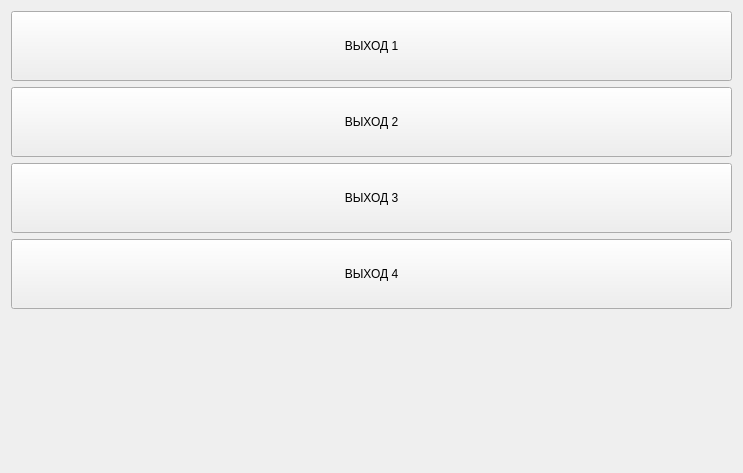
               <widget class="QWidget" name="scrollAreaWidgetDigitalOutputs">
                <property name="geometry">
                 <rect>
                  <x>0</x>
                  <y>0</y>
                  <width>743</width>
                  <height>473</height>
                 </rect>
                </property>
                <layout class="QVBoxLayout" name="verticalLayout_42">
                 <item>
                  <layout class="QVBoxLayout" name="verticalLayoutDigitalOutputs">
                   <item>
                    <widget class="wButtonStyled" name="bDigitOutput_1">
                     <property name="sizePolicy">
                      <sizepolicy hsizetype="Preferred" vsizetype="Preferred">
                       <horstretch>0</horstretch>
                       <verstretch>0</verstretch>
                      </sizepolicy>
                     </property>
                     <property name="minimumSize">
                      <size>
                       <width>0</width>
                       <height>70</height>
                      </size>
                     </property>
                     <property name="text">
                      <string>ВЫХОД 1</string>
                     </property>
                    </widget>
                   </item>
                   <item>
                    <widget class="wButtonStyled" name="bDigitOutput_2">
                     <property name="sizePolicy">
                      <sizepolicy hsizetype="Preferred" vsizetype="Preferred">
                       <horstretch>0</horstretch>
                       <verstretch>0</verstretch>
                      </sizepolicy>
                     </property>
                     <property name="minimumSize">
                      <size>
                       <width>0</width>
                       <height>70</height>
                      </size>
                     </property>
                     <property name="text">
                      <string>ВЫХОД 2</string>
                     </property>
                    </widget>
                   </item>
                   <item>
                    <widget class="wButtonStyled" name="bDigitOutput_4">
                     <property name="sizePolicy">
                      <sizepolicy hsizetype="Preferred" vsizetype="Preferred">
                       <horstretch>0</horstretch>
                       <verstretch>0</verstretch>
                      </sizepolicy>
                     </property>
                     <property name="minimumSize">
                      <size>
                       <width>0</width>
                       <height>70</height>
                      </size>
                     </property>
                     <property name="text">
                      <string>ВЫХОД 3</string>
                     </property>
                    </widget>
                   </item>
                   <item>
                    <widget class="wButtonStyled" name="bDigitOutput_3">
                     <property name="sizePolicy">
                      <sizepolicy hsizetype="Preferred" vsizetype="Preferred">
                       <horstretch>0</horstretch>
                       <verstretch>0</verstretch>
                      </sizepolicy>
                     </property>
                     <property name="minimumSize">
                      <size>
                       <width>0</width>
                       <height>70</height>
                      </size>
                     </property>
                     <property name="text">
                      <string>ВЫХОД 4</string>
                     </property>
                    </widget>
                   </item>
                   <item>
                    <spacer name="verticalSpacer_24">
                     <property name="orientation">
                      <enum>Qt::Vertical</enum>
                     </property>
                     <property name="sizeHint" stdset="0">
                      <size>
                       <width>535</width>
                       <height>166</height>
                      </size>
                     </property>
                    </spacer>
                   </item>
                  </layout>
                 </item>
                </layout>
               </widget>
